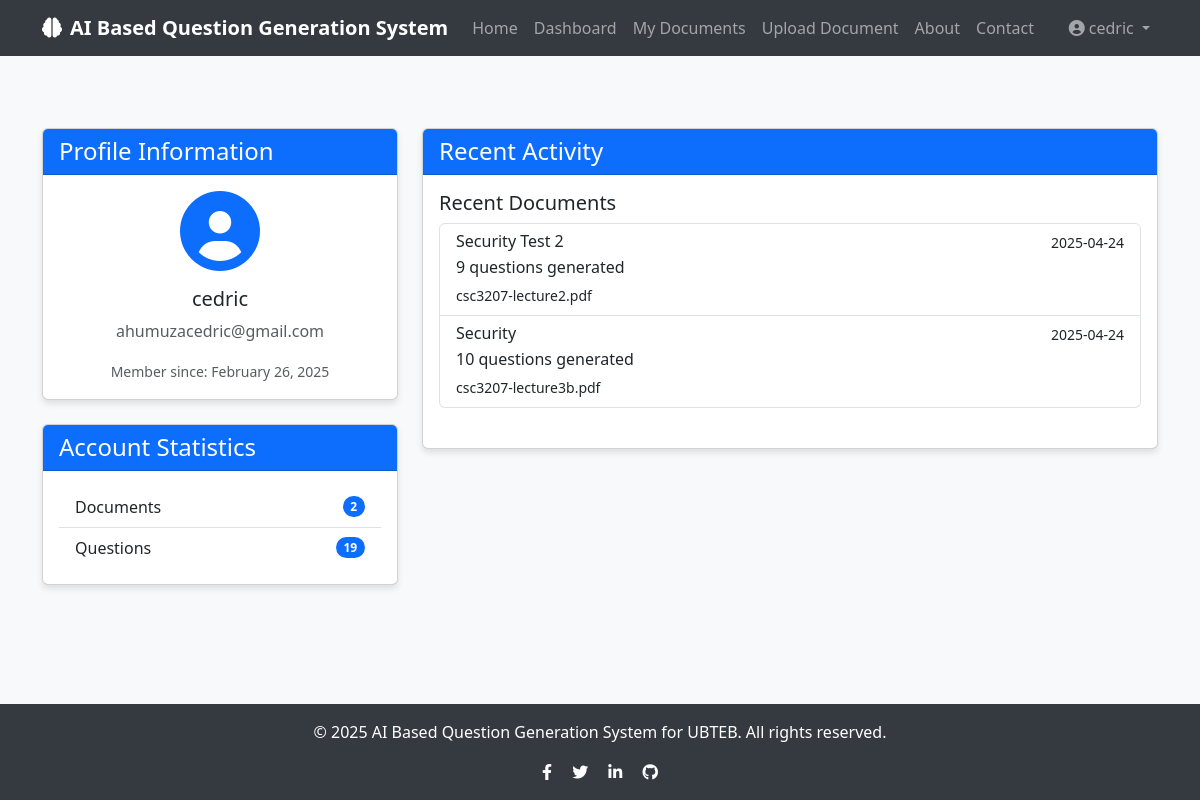
The app's page /profile (signed in) with its own data.
### app/models/user.py (models this page shows, shortened)
class User(db.Model, UserMixin):
    id = db.Column(db.Integer, primary_key=True)
    username = db.Column(db.String(50), unique=True, nullable=False)
    email = db.Column(db.String(120), unique=True, nullable=False)
    password = db.Column(db.String(60), nullable=False)
    created_at = db.Column(db.DateTime, default=datetime.utcnow)
    documents = db.relationship('Document', backref='author', lazy=True, cascade="all, delete-orphan")
    questions = db.relationship('Question', backref='author', lazy=True, cascade="all, delete-orphan")

### app/models/document.py (models this page shows, shortened)
class Document(db.Model):
    id = db.Column(db.Integer, primary_key=True)
    title = db.Column(db.String(100), nullable=False)
    filename = db.Column(db.String(100), nullable=False)
    file_path = db.Column(db.String(255), nullable=False)
    content = db.Column(db.Text, nullable=False)
    created_at = db.Column(db.DateTime, default=datetime.utcnow)
    user_id = db.Column(db.Integer, db.ForeignKey('user.id'), nullable=False)
    questions = db.relationship('Question', backref='document', lazy=True, cascade="all, delete-orphan")

### app/routes/auth.py (the view)
@auth.route('/profile', methods=['GET', 'POST'])
@login_required
def profile():
    return render_template('auth/profile.html', user=current_user)

### app/models/user.py (called while the page is built)
@login_manager.user_loader
def load_user(user_id):
    return User.query.get(int(user_id))

### app/templates/auth/profile.html (shortened to what this page needs)
{% extends "base.html" %}
{% block content %}
<div class="container py-5">
    <div class="row">
        <div class="col-md-4">
            <div class="card mb-4">
                <div class="card-header bg-primary text-white">
                    <h4 class="mb-0">Profile Information</h4>
                </div>
                <div class="card-body text-center">
                    <div class="mb-3">
                        <i class="fas fa-user-circle fa-5x text-primary"></i>
                    </div>
                    <h5 class="card-title">{{ user.username }}</h5>
                    <p class="card-text text-muted">{{ user.email }}</p>
                    <p class="card-text">
                        <small class="text-muted">Member since: {{ user.created_at.strftime('%B %d, %Y') }}</small>
                    </p>
                </div>
            </div>
            <div class="card">
                <div class="card-header bg-primary text-white">
                    <h4 class="mb-0">Account Statistics</h4>
                </div>
                <div class="card-body">
                    <ul class="list-group list-group-flush">
                        <li class="list-group-item d-flex justify-content-between align-items-center">
                            Documents
                            <span class="badge bg-primary rounded-pill">{{ user.documents|length }}</span>
                        </li>
                        <li class="list-group-item d-flex justify-content-between align-items-center">
                            Questions
                            <span class="badge bg-primary rounded-pill">{{ user.questions|length }}</span>
                        </li>
                    </ul>
                </div>
            </div>
        </div>
        <div class="col-md-8">
            <div class="card">
                <div class="card-header bg-primary text-white">
                    <h4 class="mb-0">Recent Activity</h4>
                </div>
                <div class="card-body">
                    {% if user.documents %}
                        <h5 class="card-title">Recent Documents</h5>
                        <div class="list-group mb-4">
                            {% for document in user.documents|sort(attribute='created_at', reverse=True) %}
                                {% if loop.index <= 5 %}
                                <a href="{{ url_for('questions.view_document', document_id=document.id) }}" class="list-group-item list-group-item-action">
                                    <div class="d-flex w-100 justify-content-between">
                                        <h6 class="mb-1">{{ document.title }}</h6>
                                        <small>{{ document.created_at.strftime('%Y-%m-%d') }}</small>
                                    </div>
                                    <p class="mb-1">{{ document.questions|length }} questions generated</p>
                                    <small>{{ document.filename }}</small>
                                </a>
                                {% endif %}
                            {% endfor %}
                        </div>
                    {% else %}
                        <div class="alert alert-info">
                            <p class="mb-0">You haven't uploaded any documents yet. <a href="{{ url_for('questions.upload_document') }}">Upload your first document</a> to get started!</p>
                        </div>
                    {% endif %}
                </div>
            </div>
        </div>
    </div>
</div>
{% endblock %}

### app/templates/base.html (shortened to what this page needs)
<!DOCTYPE html>
<html lang="en">
<head>
    <link href="https://cdn.jsdelivr.net/npm/bootstrap@5.3.0/dist/css/bootstrap.min.css" rel="stylesheet">
    <link rel="stylesheet" href="https://cdnjs.cloudflare.com/ajax/libs/font-awesome/6.0.0/css/all.min.css">
</head>
<body>
    <nav class="navbar navbar-expand-lg navbar-dark mb-4">
        <div class="container">
            <a class="navbar-brand" href="{{ url_for('main.index') }}">
                <i class="fas fa-brain me-2"></i>AI Based Question Generation System
            </a>
            <div class="collapse navbar-collapse" id="navbarNav">
                <ul class="navbar-nav me-auto">
                    <li class="nav-item">
                        <a class="nav-link" href="{{ url_for('main.index') }}">Home</a>
                    </li>
                    {% if current_user.is_authenticated %}
                    <li class="nav-item">
                        <a class="nav-link" href="{{ url_for('main.dashboard') }}">Dashboard</a>
                    </li>
                    <li class="nav-item">
                        <a class="nav-link" href="{{ url_for('questions.list_documents') }}">My Documents</a>
                    </li>
                    <li class="nav-item">
                        <a class="nav-link" href="{{ url_for('questions.upload_document') }}">Upload Document</a>
                    </li>
                    {% endif %}
                    <li class="nav-item">
                        <a class="nav-link" href="{{ url_for('main.about') }}">About</a>
                    </li>
                    <li class="nav-item">
                        <a class="nav-link" href="{{ url_for('main.contact') }}">Contact</a>
                    </li>
                </ul>
                <ul class="navbar-nav">
                    {% if current_user.is_authenticated %}
                    <li class="nav-item dropdown">
                        <a class="nav-link dropdown-toggle" href="#" id="navbarDropdown" role="button" data-bs-toggle="dropdown" aria-expanded="false">
                            <i class="fas fa-user-circle me-1"></i>{{ current_user.username }}
                        </a>
                    </li>
                    {% endif %}
                </ul>
            </div>
        </div>
    </nav>
    <div class="content">
        {% block content %}{% endblock %}
    </div>
    <footer class="footer text-center">
        <div class="container">
            <div class="row">
                <div class="col-md-12">
                    <p>&copy; 2025 AI Based Question Generation System for UBTEB. All rights reserved.</p>
                    <div class="social-icons">
                        <a href="#" class="text-white me-3"><i class="fab fa-facebook-f"></i></a>
                        <a href="#" class="text-white me-3"><i class="fab fa-twitter"></i></a>
                        <a href="#" class="text-white me-3"><i class="fab fa-linkedin-in"></i></a>
                        <a href="#" class="text-white"><i class="fab fa-github"></i></a>
                    </div>
                </div>
            </div>
        </div>
    </footer>
</body>
</html>

### app/templates/base.html (style rules this page uses)
body { min-height: 100vh; display: flex; flex-direction: column; background-color: #f8f9fa; }
.content { flex: 1; }
.navbar { background-color: #343a40; }
.navbar-brand { font-weight: bold; color: #ffffff; }
.footer { background-color: #343a40; color: #ffffff; padding: 1rem 0; margin-top: 2rem; }
.card { box-shadow: 0 4px 6px rgba(0, 0, 0, 0.1); transition: all 0.3s ease; }

### records on screen
User: username "cedric", email "ahumuzacedric@gmail.com", created_at "February 26, 2025"
Document: title "Security Test 2", created_at "2025-04-24", questions|length "9", filename "csc3207-lecture2.pdf"
Document: title "Security", created_at "2025-04-24", questions|length "10", filename "csc3207-lecture3b.pdf"

### other values on screen
{{ user.documents|length }} "2"
{{ user.questions|length }} "19"
